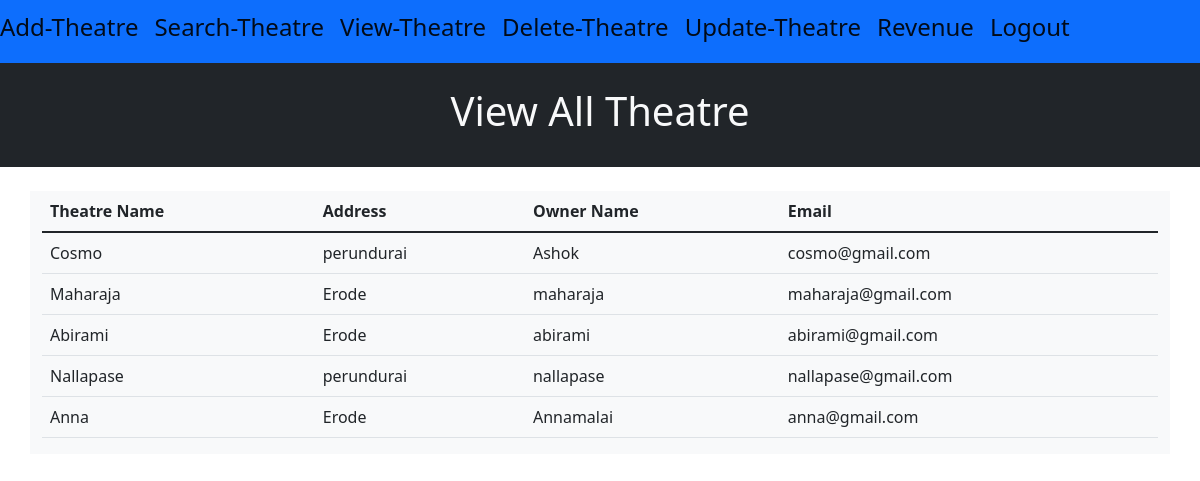
Page /viewtheatre on the committed database.
### tables this page shows
CREATE TABLE admin(
                                ID integer primary key autoincrement,
                                theatre_name text,
                                theatre_pic BLOB,
                                address text,
                                owner_name text,
                                email text,
                                password text
                                );

### admin.py (the view)
@admin.route("/viewtheatre")
def view_theatre():
    cursor=connection.cursor()
    count=cursor.execute("select * from admin")
    result=cursor.fetchall()
    return render_template("view_theatre.html",viewtheatre=result)

### templates/view_theatre.html (shortened to what this page needs)
<!DOCTYPE html>
<html lang="en">
<head>
    <link href="https://cdn.jsdelivr.net/npm/bootstrap@5.1.3/dist/css/bootstrap.min.css" rel="stylesheet">
</head>
<body>
  <nav class="navbar navbar-expand-lg navbar-light bg-primary">
    <a class="navbar-brand" href="/addtheatre"><h4>Add-Theatre</h4></a>
    <a class="navbar-brand" href="/searchtheatre"><h4>Search-Theatre</h4></a>
    <a class="navbar-brand" href="/viewtheatre"><h4>View-Theatre</h4></a>
    <a class="navbar-brand" href="/deletetheatre"><h4>Delete-Theatre</h4></a>
    <a class="navbar-brand" href="/updatesearch"><h4>Update-Theatre</h4></a>
    <a class="navbar-brand" href="/revenue"><h4>Revenue</h4></a>
    <a class="navbar-brand" href="/"><h4>Logout</h4></a>
  </nav>
    <section class="bg-dark text-dark p-4 text-center">
        <div class="container">
            <center><h1> <span class="text-light">
                View All Theatre
            </span>
            </h1></center>
        </div>
    </section>
    <br>
    <div class="container bg-light">
        <div class="row">
            <div class="col">
                <table class="table">
                    <thead>
                      <tr>
                        <th scope="col">Theatre Name</th>
                        <th scope="col">Address</th>
                        <th scope="col">Owner Name</th>
                        <th scope="col">Email</th>
                      </tr>
                    </thead>
                    <tbody>
                      {% for i in viewtheatre %}
                      <tr>
                        <td>{{i[1]}}</td>
                        <td>{{i[3]}}</td>
                        <td>{{i[4]}}</td>
                        <td>{{i[5]}}</td>
                      </tr>
                      {% endfor %}
                    </tbody>
                  </table>
            </div>
        </div>
    </div>
</body>
</html>

### rows in the picture
admin: theatre_name "Cosmo", address "perundurai", owner_name "Ashok", email "cosmo@gmail.com"
admin: theatre_name "Maharaja", address "Erode", owner_name "maharaja", email "maharaja@gmail.com"
admin: theatre_name "Abirami", address "Erode", owner_name "abirami", email "abirami@gmail.com"
admin: theatre_name "Nallapase", address "perundurai", owner_name "nallapase", email "nallapase@gmail.com"
admin: theatre_name "Anna", address "Erode", owner_name "Annamalai", email "anna@gmail.com"
